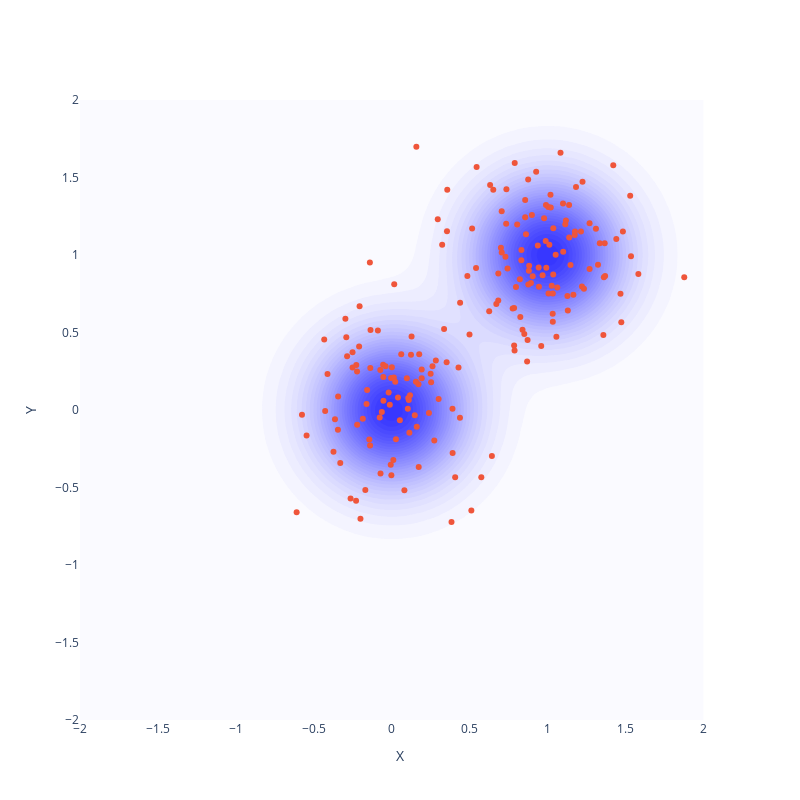

Notebook code cell kept with this figure:
### Code cell
# Create Gaussian mixture model for sampling etc.
data_dist = GaussianMixtureModel(
    torch.tensor(
        [
            [0.0, 0.0],
            [1.0, 1.0],
        ]
    ),
    torch.stack([0.1 * torch.eye(2), 0.1 * torch.eye(2)]),
    torch.tensor([0.5, 0.5]),
)

# Draw samples from distribution.
samples = data_dist.sample(200)

# Plot distributions and the samples.
fig = plot_density_heatmap(data_dist.likelihood)
fig.add_trace(go.Scatter(x=samples[:, 0], y=samples[:, 1], mode="markers"))
fig.show()

### Figure 1 — Plotly figure (JSON) as saved in the notebook; plotly's stock layout.template omitted (floating-point values rounded to 4 significant figures; data arrays with more than 128 entries replaced by an {"elided": "..."} marker saying what was removed)
{"data": [{"colorscale": [[0, "rgba(255,255,255,0.8)"], [1, "rgba(0,0,255,1.0)"]], "contours": {"coloring": "fill", "end": 1, "showlines": false, "size": 0.025, "start": 0}, "showscale": false, "type": "contour", "x": [-2, -1.96, -1.919, -1.879, -1.838, -1.798, -1.758, -1.717, -1.677, -1.636, -1.596, -1.556, -1.515, -1.475, -1.434, -1.394, -1.354, -1.313, -1.273, -1.232, -1.192, -1.152, -1.111, -1.071, -1.03, -0.9899, -0.9495, -0.9091, -0.8687, -0.8283, -0.7879, -0.7475, -0.7071, -0.6667, -0.6263, -0.5859, -0.5455, -0.5051, -0.4646, -0.4242, -0.3838, -0.3434, -0.303, -0.2626, -0.2222, -0.1818, -0.1414, -0.101, -0.06061, -0.0202, 0.0202, 0.06061, 0.101, 0.1414, 0.1818, 0.2222, 0.2626, 0.303, 0.3434, 0.3838, 0.4242, 0.4646, 0.5051, 0.5455, 0.5859, 0.6263, 0.6667, 0.7071, 0.7475, 0.7879, 0.8283, 0.8687, 0.9091, 0.9495, 0.9899, 1.03, 1.071, 1.111, 1.152, 1.192, 1.232, 1.273, 1.313, 1.354, 1.394, 1.434, 1.475, 1.515, 1.556, 1.596, 1.636, 1.677, 1.717, 1.758, 1.798, 1.838, 1.879, 1.919, 1.96, 2], "y": [-2, -1.96, -1.919, -1.879, -1.838, -1.798, -1.758, -1.717, -1.677, -1.636, -1.596, -1.556, -1.515, -1.475, -1.434, -1.394, -1.354, -1.313, -1.273, -1.232, -1.192, -1.152, -1.111, -1.071, -1.03, -0.9899, -0.9495, -0.9091, -0.8687, -0.8283, -0.7879, -0.7475, -0.7071, -0.6667, -0.6263, -0.5859, -0.5455, -0.5051, -0.4646, -0.4242, -0.3838, -0.3434, -0.303, -0.2626, -0.2222, -0.1818, -0.1414, -0.101, -0.06061, -0.0202, 0.0202, 0.06061, 0.101, 0.1414, 0.1818, 0.2222, 0.2626, 0.303, 0.3434, 0.3838, 0.4242, 0.4646, 0.5051, 0.5455, 0.5859, 0.6263, 0.6667, 0.7071, 0.7475, 0.7879, 0.8283, 0.8687, 0.9091, 0.9495, 0.9899, 1.03, 1.071, 1.111, 1.152, 1.192, 1.232, 1.273, 1.313, 1.354, 1.394, 1.434, 1.475, 1.515, 1.556, 1.596, 1.636, 1.677, 1.717, 1.758, 1.798, 1.838, 1.879, 1.919, 1.96, 2], "z": {"elided": "100x100 float values"}}, {"mode": "markers", "type": "scatter", "x": {"elided": "200 float values"}, "y": {"elided": "200 float values"}}], "layout": {"autosize": false, "height": 800, "paper_bgcolor": "white", "plot_bgcolor": "white", "showlegend": false, "width": 800, "xaxis": {"showgrid": false, "title": {"text": "X"}, "zeroline": false}, "yaxis": {"showgrid": false, "title": {"text": "Y"}, "zeroline": false}}}
